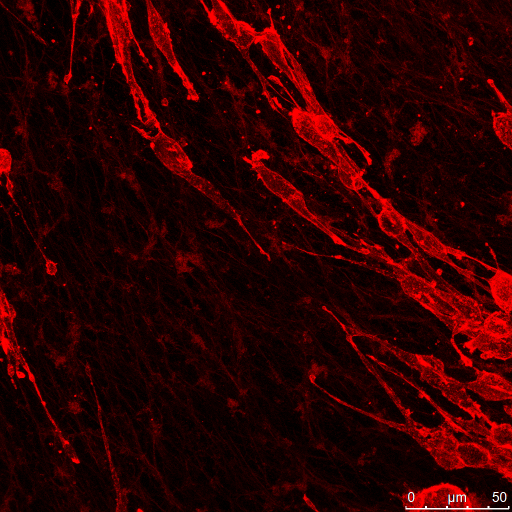
%> input picture CODE/RBD_LKR13_Rep1_1_Phalloidin.tiff, 1024 x 1024 px, given in place of RBD_LKR13_1_DAPI.tiff, which was not available (shown at 1/2 size)
$ octave GaussianAll.m   (GNU Octave 9; MATLAB toolbox functions it lacks are replaced by stand-ins)
%> lines starting %> are read from the running program, lines starting %| are printed output that depends on the picture; in (x1, y1, x2, y2) boxes, pixels count from 0 and x2, y2 are one past the last pixel; in counts of white or black regions, pixels touching at a corner belong together; the program's own positions count from 1; pictures that were not available may be replaced by others from this repository, and a replacement may not be noted
clear all
close all
%%
h0 = figure
dapiIn = imread("RBD_LKR13_1_DAPI.tiff");
%> dapiIn is the input picture: size 1024x1024x3 uint8; mean R, G, B 45.4, 0.3, 0.3
dapiIn(980:end,810:end,:)=0;
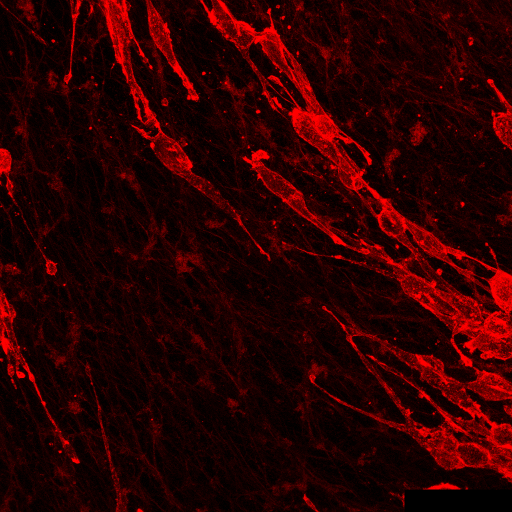
%> dapiIn: size 1024x1024x3 uint8 (shown at 1/2 size); 0.9% of pixels changed, all inside (x1, y1, x2, y2) = (809, 979, 1024, 1024)
blue_channel            = dapiIn(:,:,3);
%> blue_channel: size 1024x1024 uint8; every value is 0
Gauss_dapi = imfilter(blue_channel, fspecial('gaussian',3));
Gauss_dapi2 = imfilter(blue_channel, fspecial('gaussian',30));
%imshowpair(dapiIn, Gauss_dapi, 'montage')
rr=200;cc=200;
subplot(131)
imagesc(blue_channel(1:rr,1:cc))
subplot(132)
imagesc( Gauss_dapi(1:rr,1:cc))
subplot(133)
imagesc(Gauss_dapi2(1:rr,1:cc) )
colormap gray
h0.Position = [ 100   400   900   300];
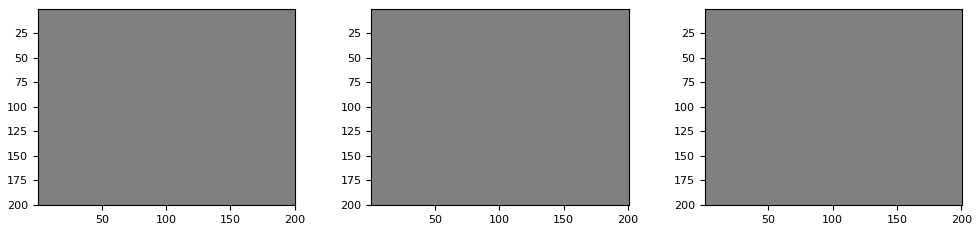
%> figure redrawn from the program's plot data, 3 panels

filename1='Dapi_Gaussian.png';
print('-dpng','-r200',filename1)

%%

h1 = figure
phalloidinIn = imread("RBD_LKR13_1_Phalloidin.tif");
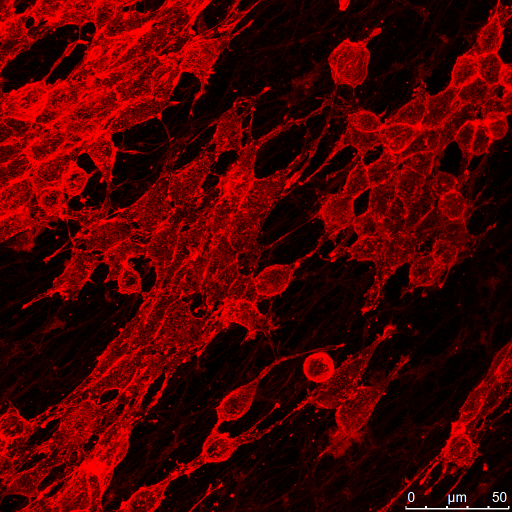
%> input picture CODE/RBD_LKR13_1_Phalloidin.tiff, 1024 x 1024 px, given in place of RBD_LKR13_1_Phalloidin.tif, which was not available (shown at 1/2 size)
%> phalloidinIn is the input picture: size 1024x1024x3 uint8; mean R, G, B 74.7, 0.3, 0.3
phalloidinIn(980:end,810:end,:)=0;
red_channelR = phalloidinIn(:,:,1);
Gauss_phallo = imfilter(red_channelR, fspecial('gaussian',3));
Gauss_phallo1 = imfilter(red_channelR, fspecial('gaussian',30));
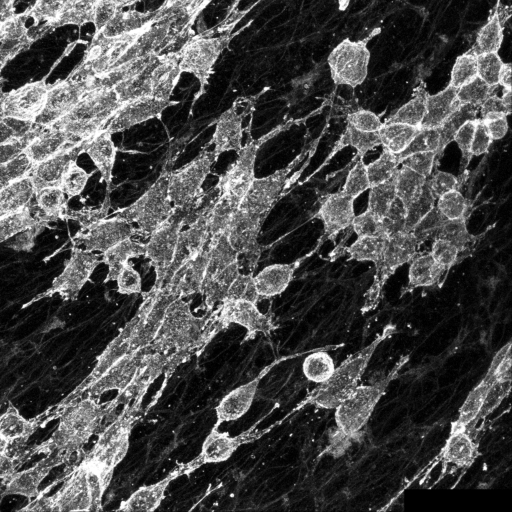
%> Gauss_phallo1: size 1024x1024 uint8 (shown at 1/2 size); min 0, max 255, mean 74.1
%imshowpair(dapiIn, Gauss_dapi, 'montage')
rr=200;cc=200;
subplot(131)
imagesc(red_channelR(1:rr,1:cc))
subplot(132)
imagesc( Gauss_phallo(1:rr,1:cc))
subplot(133)
imagesc(Gauss_phallo1(1:rr,1:cc) )
colormap gray
h1.Position = [ 100   400   900   300];
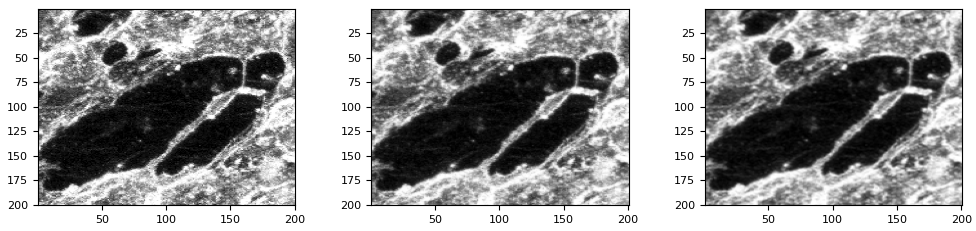
%> figure redrawn from the program's plot data, 3 panels

filename2='Phalloidin_Gaussian.png';
print('-dpng','-r200',filename2)
%%
h2 = figure
fibronectinIn = imread("RBD_LKR13_1_fibronectin.tif");
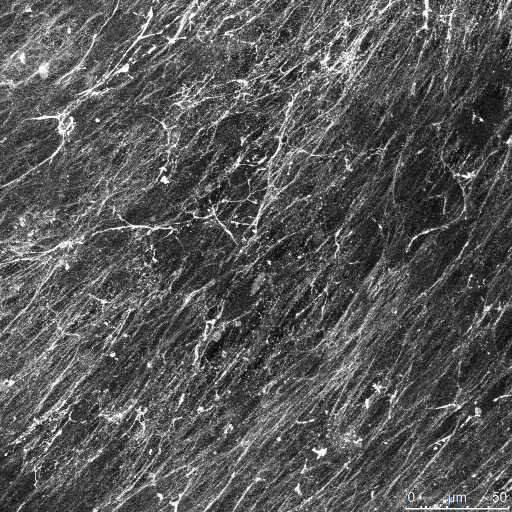
%> input picture CODE/RBD_LKR13_1_Fibronectin.tiff, 1024 x 1024 px, given in place of RBD_LKR13_1_fibronectin.tif, which was not available (shown at 1/2 size)
%> fibronectinIn is the input picture: size 1024x1024x3 uint8; mean R, G, B 87.7, 87.7, 87.7
Gauss_fibro = imfilter(fibronectinIn, fspecial('gaussian',3));
Gauss_fibro1 = imfilter(fibronectinIn, fspecial('gaussian',30));
rr=200;cc=200;
subplot(131)
imagesc(fibronectinIn(1:rr,1:cc))
subplot(132)
imagesc( Gauss_fibro(1:rr,1:cc))
subplot(133)
imagesc(Gauss_fibro1(1:rr,1:cc) )
colormap gray
h2.Position = [ 100   400   900   300];
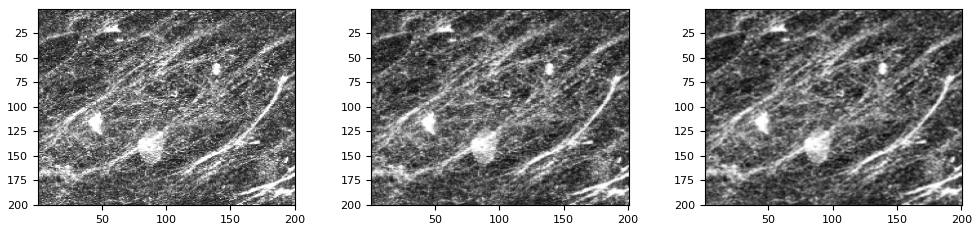
%> figure redrawn from the program's plot data, 3 panels

filename3='Fibronectin_Gaussian.png';
print('-dpng','-r200',filename3)
